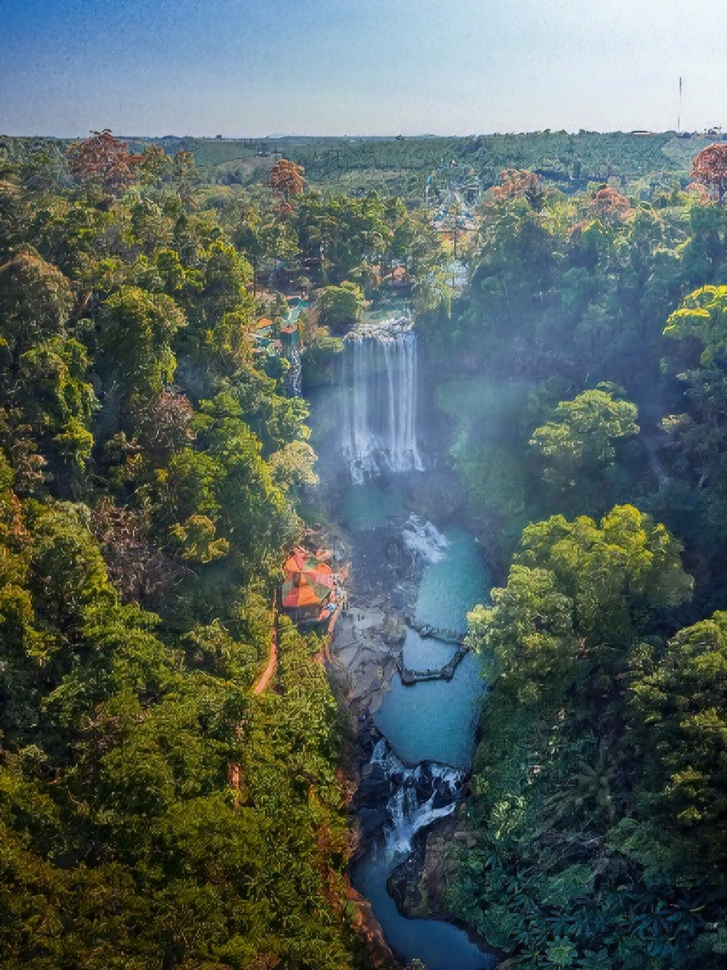
#> input picture Screenshots/unDenoiseSuperres.jpg, 727 x 970 px, shrunk from 1536 x 2048 before the run, found by its file name
$ python fastFTranformFiltering.py
#> lines starting #> are read from the running program, lines starting #| are printed output that depends on the picture

import cv2
import cv2 as cv
import numpy as np
from matplotlib import pyplot as plt


img = cv.imread('unDenoiseSuperres.jpg',0)
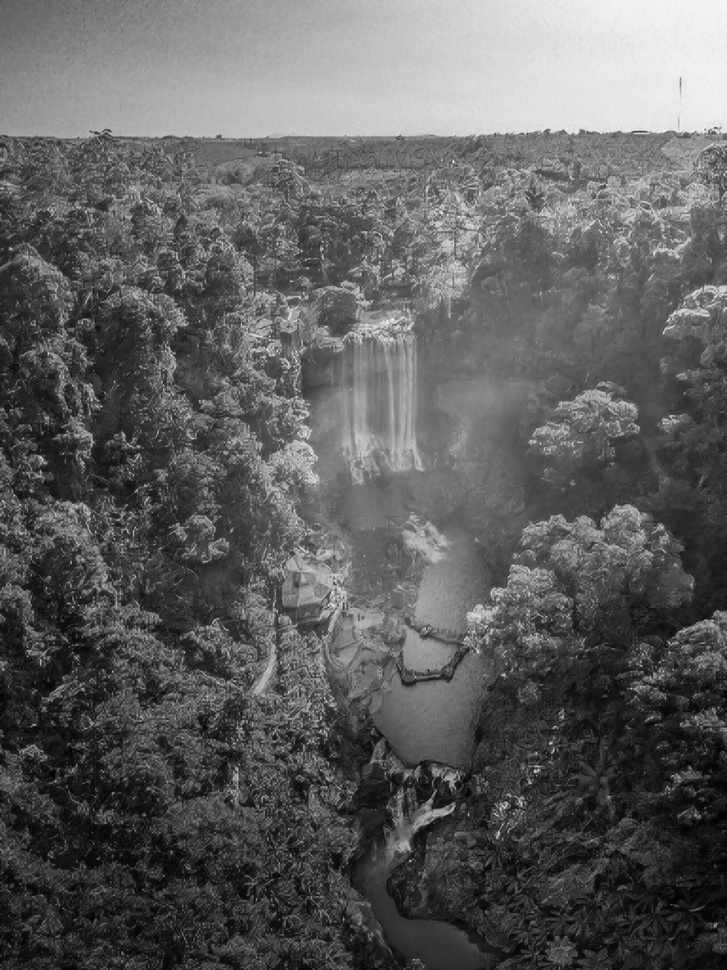
#> img: shape (970, 727); min 0, max 250, mean 94.6
f = cv2.dft(np.float32(img),flags=cv2.DFT_COMPLEX_OUTPUT)
fshift = np.fft.fftshift(f)
magnitude_spectrum = 20*np.log(cv2.magnitude(fshift[:,:,0],fshift[:,:,1])+1)
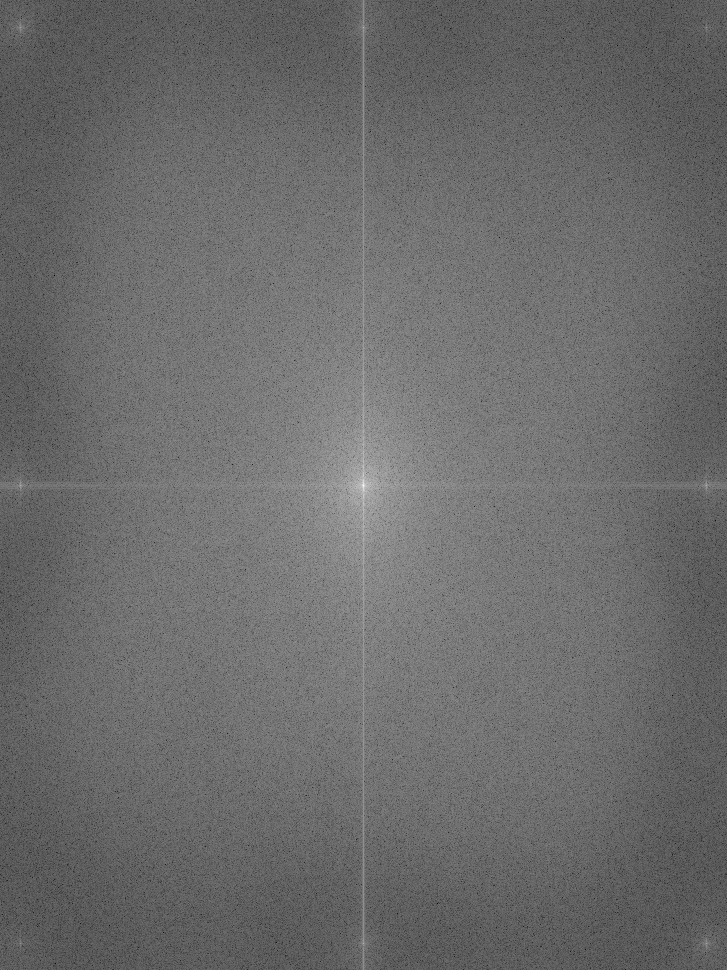
#> magnitude_spectrum: shape (970, 727) float32; min 37.86, max 360.3, mean 174; drawn with min black and max white

rows, cols = img.shape
#> rows = 970; cols = 727
crow, ccol = int(rows/2), int(cols/2)
#> crow = 485; ccol = 363

mask = np.ones((rows, cols, 2), np.uint8)

#Circle
r = int(np.max(img.shape) * .28)
#> r = 271
center = [crow, ccol]
#> center = [485, 363]
x, y = np.ogrid[:rows, :cols]
#> x = 970 values from 0 to 969
mask_area = (x - center[0]) ** 2 + (y - center[1]) ** 2 >= r*r
mask[mask_area] = 0


#Gradient circle
x_axis = np.linspace(-1, 1, img.shape[1])
#> x_axis = 727 values from -1 to 1
y_axis = np.linspace(-1, 1, img.shape[0])
#> y_axis = 970 values from -1 to 1

xx, yy = np.meshgrid(x_axis, y_axis)
arr = np.sqrt(xx ** 2 + yy ** 2)-5
arr = np.expand_dims(arr,axis=2)


plt.imshow(arr, cmap='gray')
plt.show()
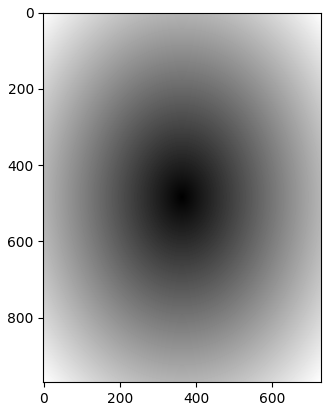
#> figure drawn by matplotlib, 1 panel
# mask[arr] = 0


fshift_masked = fshift * mask

# fshift_masked = fshift / arr * mask
magnitude_spectrum_masked = 20*np.log(cv2.magnitude(fshift_masked[:,:,0],fshift_masked[:,:,1])+1)
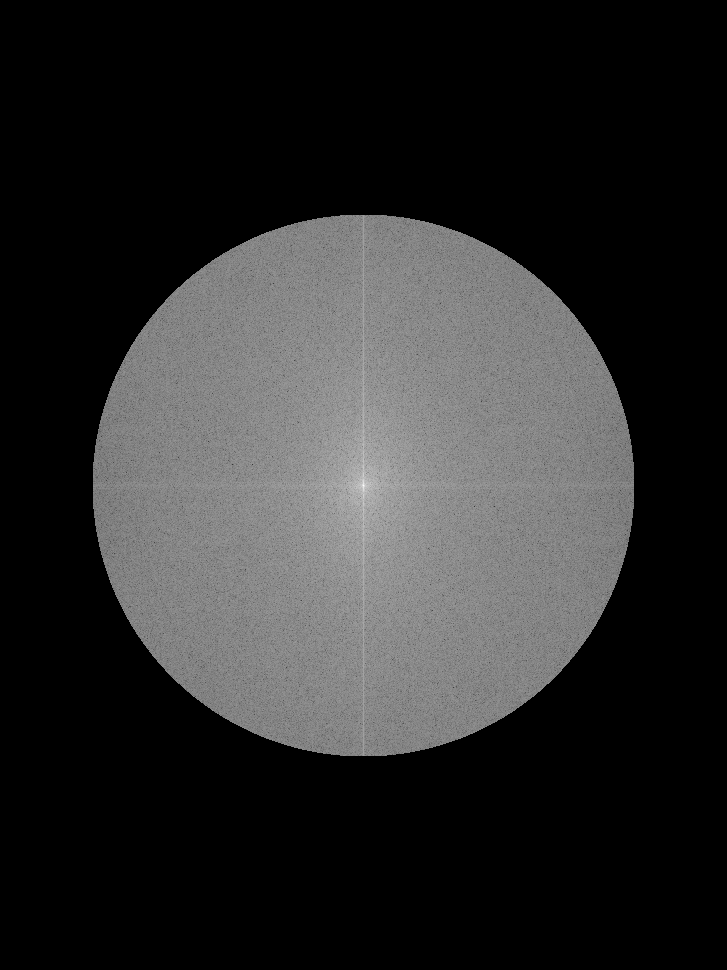
#> magnitude_spectrum_masked: shape (970, 727) float32; min 0, max 360.3, mean 63; drawn with min black and max white
fishift_masked = np.fft.ifftshift(fshift_masked)
img_back = cv2.idft(fishift_masked)
img_back = cv2.magnitude(img_back[:,:,0],img_back[:,:,1])
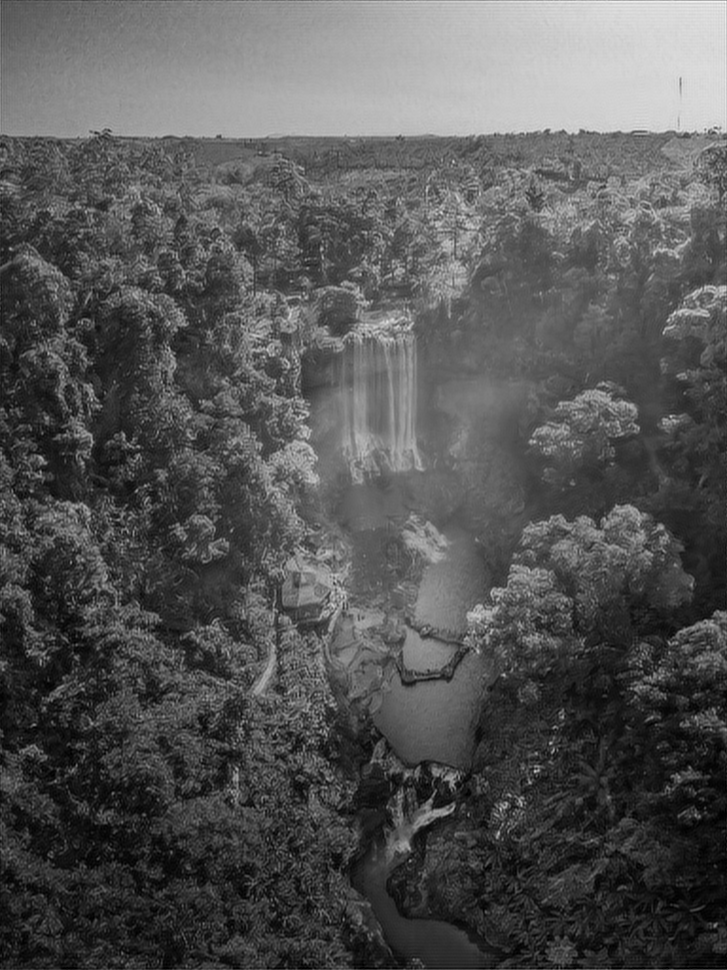
#> img_back: shape (970, 727) float32; min 1213.7, max 197786400, mean 66680564; drawn with min black and max white

# cv2.imshow('test',np.array(img_back,dtype=np.uint8))
# cv2.imwrite('fFtTranformMaskedImg.jpg',np.array(img_back))

plt.subplot(141),plt.imshow(img, cmap = 'gray')
plt.title('Input Image'), plt.xticks([]), plt.yticks([])

plt.subplot(142),plt.imshow(magnitude_spectrum, cmap = 'gray')
plt.title('Magnitude Spectrum'), plt.xticks([]), plt.yticks([])

plt.subplot(143),plt.imshow(magnitude_spectrum_masked, cmap = 'gray')
plt.title('Magnitude Spectrum masked'), plt.xticks([]), plt.yticks([])

plt.subplot(144),plt.imshow(img_back, cmap = 'gray')
plt.title('img_back'), plt.xticks([]), plt.yticks([])

plt.show()

# def dft_converter(img):
#     img = cv.imread('unDenoiseSuperres.jpg')
#     img_b = img[:,:,0]
#     img_g = img[:,:,1]
#     img_r = img[:,:,2]
#
#     def convertdft(img):
#         f = cv2.dft(np.float32(img), flags=cv2.DFT_COMPLEX_OUTPUT)
#         fshift = np.fft.fftshift(f)
#         magnitude_spectrum = 20 * np.log(cv2.magnitude(fshift[:, :, 0], fshift[:, :, 1]) + 1)
#
#         rows, cols = img.shape
#         crow, ccol = int(rows / 2), int(cols / 2)
#
#         mask = np.ones((rows, cols, 2), np.uint8)
#         r = 500
#         center = [crow, ccol]
#         x, y = np.ogrid[:rows, :cols]
#         mask_area = (x - center[0]) ** 2 + (y - center[1]) ** 2 >= r * r
#         mask[mask_area] = 0
#
#         fshift_masked = fshift * mask
#         magnitude_spectrum_masked = 20 * np.log(cv2.magnitude(fshift_masked[:, :, 0], fshift_masked[:, :, 1]) + 1)
#         fishift_masked = np.fft.ifftshift(fshift_masked)
#         img_back = cv2.idft(fishift_masked)
#         img_back = cv2.magnitude(img_back[:, :, 0], img_back[:, :, 1])
#
#         img_back = cv2.normalize(img_back,None,0,1,cv2.NORM_MINMAX)
#         # cv.imshow('test',img_back)
#
#         # plt.subplot(141), plt.imshow(img, cmap='gray')
#         # plt.title('Input Image'), plt.xticks([]), plt.yticks([])
#         #
#         # plt.subplot(142), plt.imshow(magnitude_spectrum, cmap='gray')
#         # plt.title('Magnitude Spectrum'), plt.xticks([]), plt.yticks([])
#         #
#         # plt.subplot(143), plt.imshow(magnitude_spectrum_masked, cmap='gray')
#         # plt.title('Magnitude Spectrum masked'), plt.xticks([]), plt.yticks([])
#         #
#         # plt.subplot(144), plt.imshow(img_back, cmap='gray')
#         # plt.title('img_back'), plt.xticks([]), plt.yticks([])
#         #
#         # plt.show()
#
#         return img_back
#     # cv2.imshow('test',np.array(img_back,dtype=np.uint8))
#     # cv2.imwrite('fFtTranformMaskedImg.jpg',np.array(img_back))
#
#
#     deNoise_imgb = convertdft(img_b)
#     deNoise_imgg = convertdft(img_g)
#     deNoise_imgr = convertdft(img_r)
#
#     deNoise_img = cv.merge((deNoise_imgb,deNoise_imgg,deNoise_imgr))
#     cv.imshow('final',deNoise_img)
#     cv.waitKey(10000)
#
# dft_converter(1)

$ run again, with Screenshots/Capture1.PNG saved as Screenshots/unDenoiseSuperres.jpg
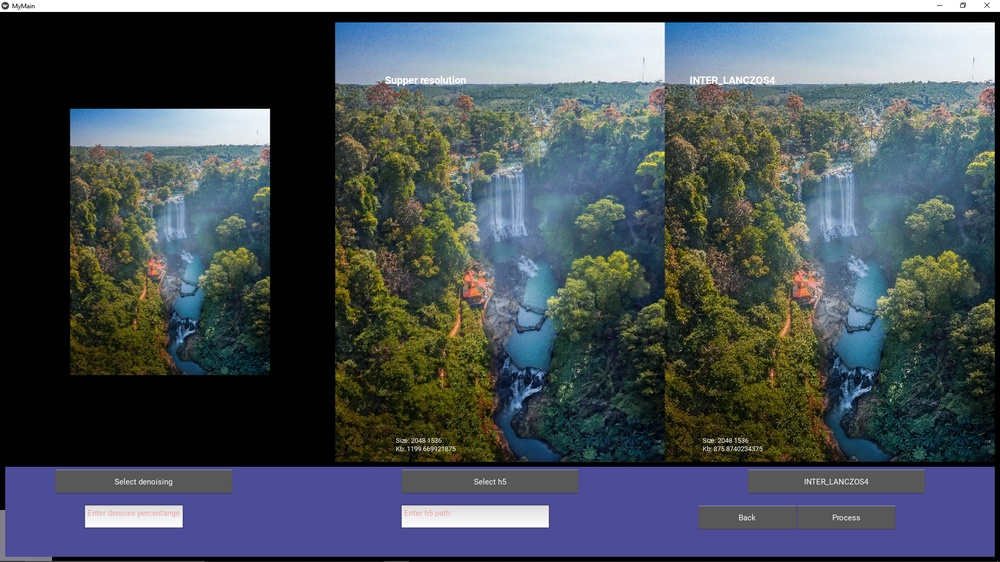
#> input picture Screenshots/Capture1.PNG, 1000 x 562 px, shrunk from 1920 x 1080 before the run, found by its file name
#> `magnitude_spectrum_masked = 20*np.log(cv2.magnitude(fshift_masked[:,:,..`:
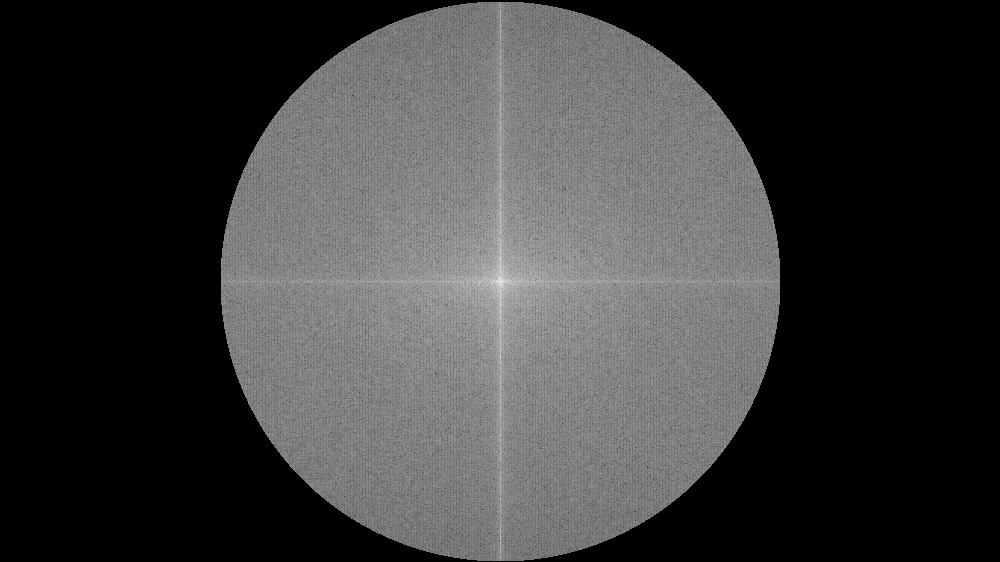
#> magnitude_spectrum_masked: shape (562, 1000) float32; min 0, max 352.1, mean 79.6; drawn with min black and max white
#> `img_back = cv2.magnitude(img_back[:,:,0],img_back[:,:,1])`:
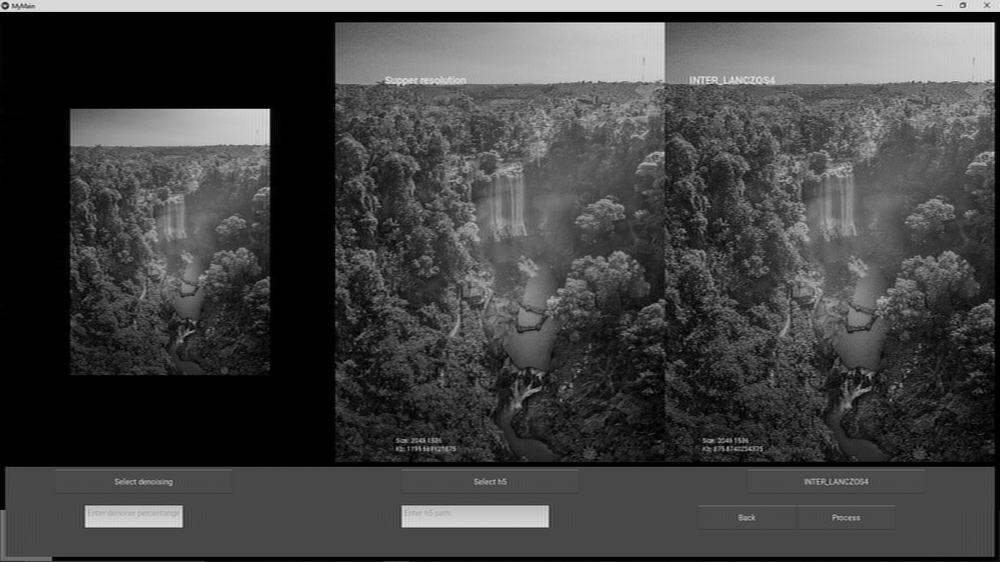
#> img_back: shape (562, 1000) float32; min 13.89, max 168149104, mean 44393952; drawn with min black and max white
